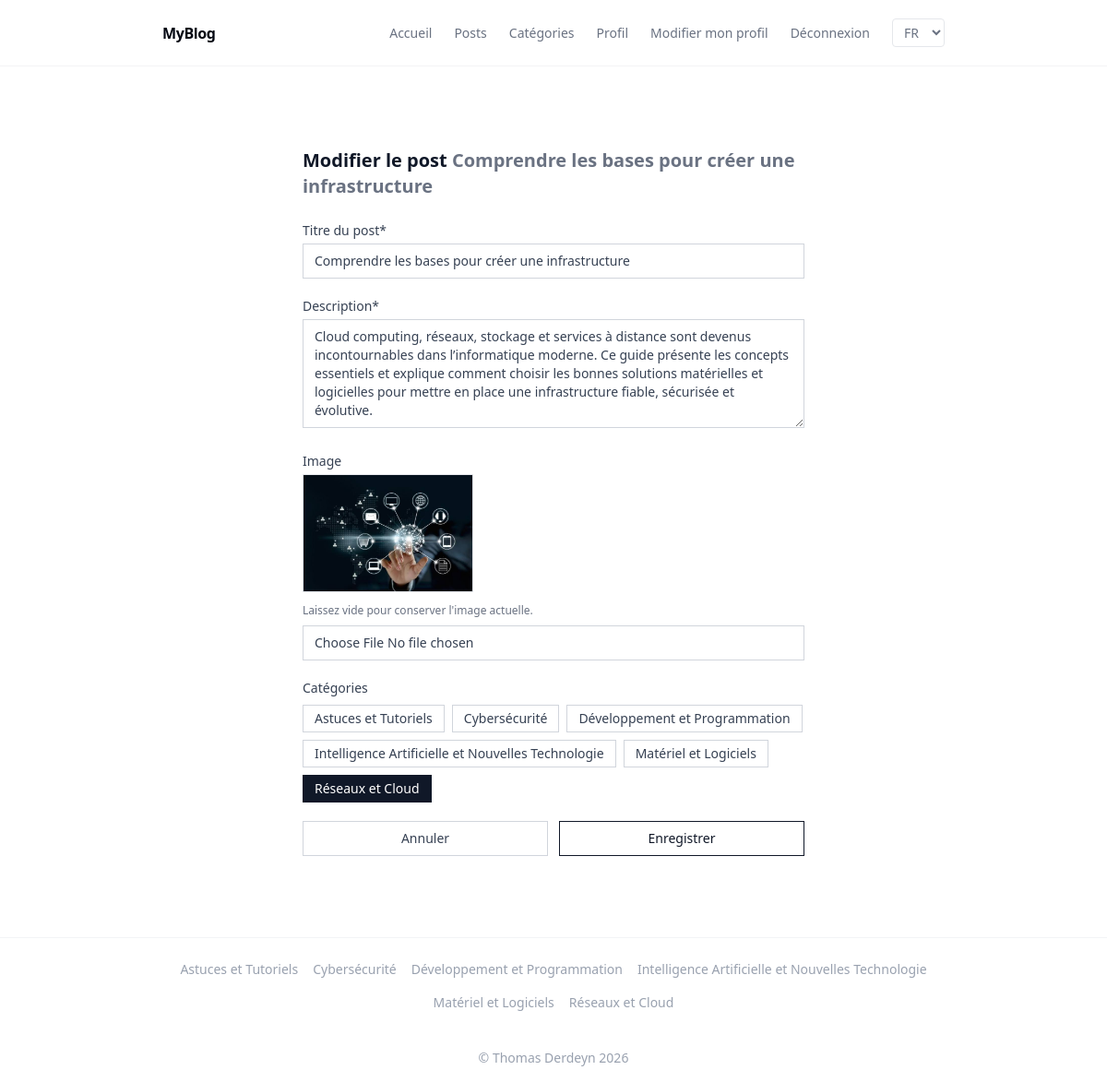
The app's page /fr/post/edit/10/ (signed in) with its own data.
### blog_app/models.py (models this page shows, shortened)
class Post(models.Model):
  title = models.CharField(max_length=500, verbose_name="titre")
  description = models.CharField(max_length=2500, verbose_name="description")
  image = models.ImageField(upload_to="images/",blank=True,null=True)
  createAt = models.DateTimeField(verbose_name="date de création", auto_now_add=True)
  creator = models.ForeignKey(User, verbose_name="Utilisateur", related_name='posts', on_delete=models.CASCADE)
  categories = models.ManyToManyField('Category', verbose_name="Catégorie", related_name='posts')
  class Meta:
    ordering = ('title','description','image','creator','createAt', )
    verbose_name = "publication"
    verbose_name_plural = "publications"

class Category(models.Model):
  name = models.CharField(max_length=100, verbose_name="Nom")
  class Meta:
    ordering = ('name', )
    verbose_name = "catégorie"
    verbose_name_plural = "catégories"

### blog_app/views/post_views.py (the view, shortened to what this page needs)
# urls.py: path('post/edit/<int:pk>/', views.EditPostView.as_view(), name="post_edit"),
class EditPostView(PermissionRequiredMixin,UpdateView):
    permission_required = "blog_app.change_post"
    model = Post
    template_name = "blog_app/post/post_edit.html"
    form_class = PostForm
    def get_context_data(self, **kwargs):
        context = super().get_context_data(**kwargs)
        context["categories"] = Category.objects.all()
        context["selected_ids"] = list(self.object.categories.values_list("id", flat=True))
        context["action_text"] = "Modifier"
        return context

### blog_app/forms.py
class PostForm(forms.ModelForm):
  template_name = "blog_app/snippets/form_snippet.html"
  class Meta:
    model = Post
    fields = ['title', 'description', 'categories', 'image']
    widgets = {
      'title': forms.TextInput(attrs={'class': 'form-control'}),
      'description': forms.Textarea(attrs={'class': 'form-control'}),
      'categories': forms.SelectMultiple(attrs={'class': 'form-control'}),
      'image': forms.FileInput(attrs={'class': 'form-control'}),
    }

### blog_app/context_processors.py (called while the page is built)
def categories_processor(request):
  return { "all_categories": Category.objects.all() }

### blog_app/templates/blog_app/post/post_edit.html (shortened to what this page needs)
{% extends 'base.html' %}
{% load i18n %}
{% block content %}
<div class="max-w-xl mx-auto px-4 py-10">
    <h1 class="text-xl font-semibold text-gray-900 mb-6">
        {% trans "Modifier le post" %}
        <span class="text-gray-500">{{ post.title }}</span>
    </h1>
    <form method="post" action="{% url 'post_edit' pk=post.pk %}" enctype="multipart/form-data" class="space-y-5">
        <div>
            <label for="title_post" class="block text-sm text-gray-700 mb-1">{% trans "Titre du post*" %}</label>
            <input required type="text" name="title" id="title_post" value="{{ post.title }}"
                class="w-full border border-gray-300 px-3 py-2 text-sm focus:outline-none focus:border-gray-500">
        </div>
        <div>
            <label for="description" class="block text-sm text-gray-700 mb-1">{% trans "Description*" %}</label>
            <textarea required name="description" id="description" rows="5"
                class="w-full border border-gray-300 px-3 py-2 text-sm focus:outline-none focus:border-gray-500">{{ post.description }}</textarea>
        </div>
        <div>
            <label for="image" class="block text-sm text-gray-700 mb-1">{% trans "Image" %}</label>
            {% if post.image %}
            <img src="{{ post.image.url }}" alt="{{ post.title }}"
                class="mb-3 h-32 w-auto border border-gray-200 object-cover">
            <p class="mb-2 text-xs text-gray-500">{% trans "Laissez vide pour conserver l'image actuelle." %}</p>
            {% endif %}
            <input type="file" accept="image/*" name="image" id="image"
                class="w-full border border-gray-300 px-3 py-2 text-sm focus:outline-none focus:border-gray-500">
        </div>
        <div>
            <p class="text-sm text-gray-700 mb-2">{% trans "Catégories" %}</p>
            <div class="flex flex-wrap gap-2">
                {% for category in categories %}
                <label class="cursor-pointer">
                    <span class="inline-block border border-gray-300 px-3 py-1 text-sm bg-white
                         peer-checked:bg-gray-900 peer-checked:text-white peer-checked:border-gray-900
                         peer-focus-visible:ring-2 peer-focus-visible:ring-gray-400">
                        {{ category.name }}
                    </span>
                </label>
                {% empty %}
                <p class="text-sm text-gray-500">{% trans "Aucune catégorie" %}</p>
                {% endfor %}
            </div>
        </div>
        <div class="flex gap-3">
            <a href="{% url 'post' pk=post.pk %}"
                class="w-full border border-gray-300 px-4 py-2 text-sm text-gray-700 text-center hover:bg-gray-100 transition-colors">
                {% trans "Annuler" %}
            </a>
            <input type="submit" value="{% trans 'Enregistrer' %}"
                class="w-full border border-gray-900 px-4 py-2 text-sm text-gray-900 hover:bg-gray-900 hover:text-white transition-colors cursor-pointer">
        </div>
    </form>
</div>
{% endblock %}

### templates/base.html (shortened to what this page needs)
{% load static i18n %}
{% get_current_language as LANGUAGE_CODE %}
{% get_available_languages as LANGUAGES %}
<!DOCTYPE html>
<html lang="{{ LANGUAGE_CODE }}">
<head>
  <link rel="stylesheet" href="https://cdnjs.cloudflare.com/ajax/libs/font-awesome/6.4.0/css/all.min.css" />
  <script src="https://cdn.jsdelivr.net/npm/@tailwindcss/browser@4"></script>
  <link rel="stylesheet" type="text/css" href="{% static 'css/styles.css' %}" />
</head>
<body class="bg-white text-gray-700 antialiased min-h-screen flex flex-col">
  <header class="border-b border-gray-100">
    <nav>
      <ul class="max-w-4xl mx-auto px-6 py-5 flex items-center justify-between">
        <a href="{% url 'index' %}" class="text-base font-semibold tracking-tight text-gray-950">
          MyBlog
        </a>
        <div class="flex items-center gap-6 text-sm font-medium text-gray-500">
          <li><a href="{% url 'index' %}" class="hover:text-gray-950 transition-colors">{% trans "Accueil" %}</a></li>
          <li><a href="{% url 'post_list' %}" class="hover:text-gray-950 transition-colors">{% trans "Posts" %}</a></li>
          <li><a href="{% url 'category_list' %}" class="hover:text-gray-950 transition-colors">{% trans "Catégories" %}</a></li>
          {% if user.is_authenticated %}
          <li><a href="{% url 'profile' %}" class="hover:text-gray-950 transition-colors">{% trans "Profil" %}</a></li>
          <li><a href="{% url 'edit_profile' %}" class="hover:text-gray-950 transition-colors">{% trans "Modifier mon profil" %}</a></li>
          <li class="nav-item">
            <form method="post" action="{% url 'logout' %}" class="space-y-5">
              <input type="submit" value="{% trans 'Déconnexion' %}" class="hover:text-gray-950 transition-colors cursor-pointer">
            </form>
          </li>
          {% else %}
          <li class="nav-item">
            <a class="nav-link" href="{% url 'login' %}">{% trans "Connexion" %}</a>
          </li>
          {% endif %}
          <li>
            <form action="{% url 'set_language' %}" method="post">
              <select name="language" onchange="this.form.submit()"
                class="border border-gray-200 rounded px-2 py-1 text-sm bg-white cursor-pointer"
                aria-label="{% trans 'Langue' %}">
                {% for code, nom in LANGUAGES %}
                <option value="{{ code }}" {% if code == LANGUAGE_CODE %}selected{% endif %}>
                  {{ code|upper }}
                </option>
                {% endfor %}
              </select>
            </form>
          </li>
        </div>
      </ul>
    </nav>
  </header>
  <main class="flex-1">
    <div class="max-w-4xl mx-auto px-6 py-12">
      {% block content %}
      {% endblock %}
    </div>
  </main>
  <footer class="border-t border-gray-100">
    <div class="max-w-4xl mx-auto px-6 py-6">
      <div class="flex flex-wrap justify-center gap-4 text-sm text-gray-400">
        {% for category in all_categories %}
        <a href="{% url 'category' pk=category.pk %}" class="transition-colors duration-200 hover:text-gray-900">
          {{ category.name }}
        </a>
        {% endfor %}
      </div>
    </div>
    <div class="max-w-4xl mx-auto px-6 py-4 text-center text-sm text-gray-400">
      <p>&copy; Thomas Derdeyn 2026</p>
    </div>
  </footer>
</body>
</html>

### records on screen
Post: title "Comprendre les bases pour créer une infrastructure", description "Cloud computing, réseaux, stockage et services à distance sont devenus incontournables dans l’informatique moderne. Ce guide présente les concepts essentiels et explique comment choisir les bonnes solutions matérielles et logicielles pour mettre en place une infrastructure fiable, sécurisée et évolutive.", image (picture)
Category: name "Astuces et Tutoriels"
Category: name "Cybersécurité"
Category: name "Développement et Programmation"
Category: name "Intelligence Artificielle et Nouvelles Technologie"
Category: name "Matériel et Logiciels"
Category: name "Réseaux et Cloud"

### other values on screen
form field language "FR"
